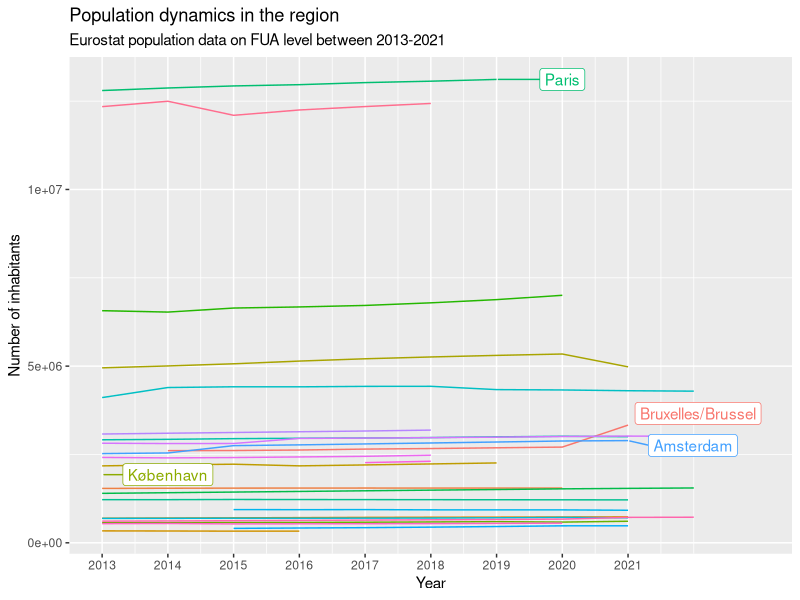

R code for this plot: (Note: this script raises an error after producing the figure.)
# Load package(s) ----
## If you get an error trying to run the library() functions below, it means 
## that the package is not installed. Execute install.packages("packagename") 
## in the console, replacing "packagename" with 
## "tidyverse", for instance, if you want to install the "tidyverse" package.
## Do that for all packages.

# install.packages("tidyverse")
# install.packages("scales")
# install.packages("ggrepel")

library(tidyverse)
library(scales)
library(ggrepel)

# Get urban population data between 2013-2022 from Eurostat ----
## Source: https://ec.europa.eu/eurostat/databrowser/view/URB_LPOP1__custom_5120358/default/table?lang=en
pop_13_22_f <- read_csv("data/raw/urb_lpop1__custom_5120358_page_linear.csv")
pop_13_22_c <- read_csv("data/raw/urb_cpop1_page_linear.csv")
ua <- read_csv("data/raw/URAU_LB_2021_3035_CITIES_within_frame.csv")

# Examine the data ----
# View(pop_13_22_f)
glimpse(pop_13_22_f)

# Clean the data ----
pop_13_22_long <- pop_13_22_f |> 
  # Remove unnecessary columns
  select(-c(DATAFLOW, `LAST UPDATE`, freq, indic_ur, OBS_FLAG)) |> 
  # Remove countries
  filter(nchar(cities) > 2)

# Show the population trend of all capital cities in the region
pop_13_22_long |>
  # filter(cities %in% c("BE001F", "DE001F", "NL001F", "UK001F")) |> 
  filter(substr(cities, 3, 6) == "001F") |> 
  left_join(ua |> filter(CITY_CPTL == "Y"), by = c("cities" = "FUA_CODE")) |> 
  group_by(cities) |> 
  mutate(label = if_else(TIME_PERIOD == max(TIME_PERIOD), as.character(URAU_NAME), NA_character_)) |> 
  ungroup() |>
  ggplot(aes(x = TIME_PERIOD, y = OBS_VALUE, color = cities, group = cities)) +
  geom_line() +
  geom_label_repel(aes(label = label),
                   nudge_x = 1,
                   na.rm = TRUE) +
  scale_x_continuous(breaks = seq(from = 2013,
                                  to = 2021,
                                  by = 1),
                     limits = c(2013, 2023)) +
  xlab("Year") +
  ylab("Number of inhabitants") +
  labs(title = "Population dynamics in the region",
       subtitle = "Eurostat population data on FUA level between 2013-2021") +
  scale_color_discrete(name = "Muncipality") +
  theme(legend.position = "none")

# Generate table in wide format
pop_13_22_c_wide <- pop_13_22_c |>  
  pivot_wider(names_from = TIME_PERIOD, values_from = OBS_VALUE) |>
  select(-c(DATAFLOW, `LAST UPDATE`, freq, indic_ur, OBS_FLAG, `2022`)) |>
  filter(nchar(cities) > 2) |>
  group_by(cities) |>
  summarise(`2013` = sum(`2013`, na.rm = TRUE),
            `2014` = sum(`2014`, na.rm = TRUE),
            `2015` = sum(`2015`, na.rm = TRUE),
            `2016` = sum(`2016`, na.rm = TRUE),
            `2017` = sum(`2017`, na.rm = TRUE),
            `2018` = sum(`2018`, na.rm = TRUE),
            `2019` = sum(`2019`, na.rm = TRUE),
            `2029` = sum(`2020`, na.rm = TRUE),
            `2021` = sum(`2021`, na.rm = TRUE)) |>
  mutate(across(where(is.double), ~na_if(., 0)))

# Write wide table with time-series data
write_csv(pop_13_22_c_wide, "data/processed/pop_13_22_c_wide.csv", na = "")

